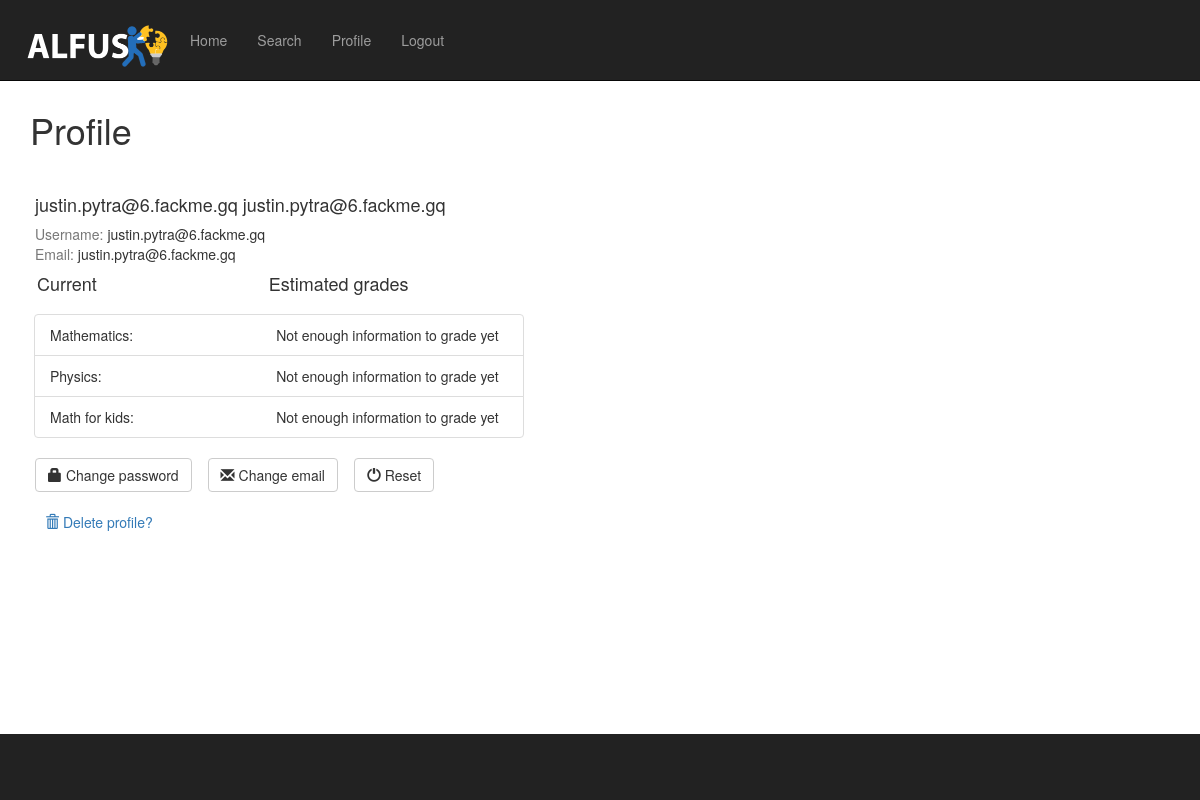
/questions/profile/ (signed in), run on the app's committed database.
### questions/models.py (models this page shows)
class Subject(models.Model):
    name = models.CharField(max_length=200)
    def __str__(self):
        return self.name

### questions/views.py (the view)
@login_required(login_url="/login/")
def profile(request):
    temp = get_grade_subject(request)
    subject = []
    grades_letter = []
    for i in temp.keys():
        subject.append(i)
        grades_letter.append(temp[i])
    zipped = zip(subject, grades_letter)
    return render(request, 'questions/profile.html', {"skills": zipped})

### questions/views.py (called while the page is built)
def number_to_grade(number):
    if number == 0.5 or number == 0:
        return("Not enough information to grade yet")
    elif number >= 0.89:
        return("A")
    elif number >= 0.77:
        return("B")
    elif number >= 0.65:
        return("C")
    elif number >= 0.53:
        return("D")
    elif number >= 0.41:
        return("E")
    else:
        return("F")

def get_grade_subject(request):
    skillrating_chapters = hasChapter.objects.filter(user=request.user)
    subject_grade = {}
    for t in list(Subject.objects.all()):
        count = 0
        temp = 0
        for q in list(skillrating_chapters):
            if q.chapter.part_of == t:
                temp += q.skill_rating_chapter
                count += 1
        if count == 0:
            count = 1
        subject_grade[t] = number_to_grade(temp / count)
        print(subject_grade)
    return(subject_grade)

### questions/templates/questions/profile.html (shortened to what this page needs)
{% extends "questions/base.html" %}
{% block content %}
    <h1 style="top: 20px;position: relative">Profile</h1>
    <br>
    <div class="container">
        <div class="row">
            <div class="col-md-9">
                <div class="row">
                    <div class="row">
                        <h4 style="left: 20px;top: 25px;position: relative">{{ user.first_name }} {{ user.last_name }}</h4>
                        <div class="col-md-6">
                            <div class="row">
                                <div style="padding-left: 20px;padding-top: 25px">
                                    <span class="text-muted">Username:</span> {{ user.username }} <br>
                                    <span class="text-muted">Email:</span> {{ user.email }} <br>
                                </div>
                                <div>
                                    <div style="position: relative; left:19px">
                                        <div class="container">
                                            <h4 class="current">Current</h4>
                                            <h4 class="estimate">Estimated grades</h4>
                                        </div>
                                        <ul class="list-group"
                                            style=" width: 500px;table-layout: fixed; padding-top: 10px;padding-right: 10px">
                                            {% for chapter, grade in skills %}
                                                <li class="list-group-item">
                                                    <div class="row">
                                                        <div class="col-xs-5">
                                                            {{ chapter }}:
                                                        </div>
                                                        <div class="hideextra">
                                                            &emsp; {{ grade }}
                                                        </div>
                                                    </div>
                                                </li>
                                            {% endfor %}
                                        </ul>
                                    </div>
                                </div>
                                <div style="display:flex;justify-content: flex-start; padding-left: 20px; padding-bottom: 20px">
                                    <div style="margin-right: 16px">
                                        <a href="{% url 'questions:change_password' %}"
                                           class="btn btn-default pull-left"><i
                                                class="glyphicon glyphicon-lock"></i> Change password </a>
                                    </div>
                                    <a href="{% url 'questions:change_email' %}" class="btn btn-default pull-left"><i
                                            class="glyphicon glyphicon-envelope"></i> Change email </a>
                                    <div style="margin-left: 16px">
                                        <a href="{% url 'questions:reset' %}" class="btn btn-default pull-right"><i
                                                class="glyphicon glyphicon-off"></i> Reset </a>
                                    </div>
                                </div>
                            </div>
                        </div>
                    </div>
                </div>
            </div>
            <div class="col-md-12 text-left">
                <a href="{% url 'questions:delete_user' %}"><i class="glyphicon glyphicon-trash"></i> Delete profile?
                </a>
            </div>
        </div>
    </div>
{% endblock %}

### questions/static/questions/css/stylesheet.css (style rules this page uses)
html, body { height: 100%; margin: 0; padding: 0; }
.container { min-height: 91%; }

### questions/static/questions/css/logo-nav.css (style rules this page uses)
body { padding-top: 70px; }
@media (min-width:768px) { body { padding-top: 100px; } }

### questions/templates/questions/base.html (style rules this page uses)
body { padding-top: 70px; }

### questions/templates/questions/profile.html (style rules this page uses)
.hideextra { white-space: nowrap; overflow: hidden; text-overflow: ellipsis; padding-left: 20px }
.current { float: left; position: relative; left: -12px }
.estimate { float: left; position: relative; left: 160px }

### data on the page
Subject: name "Mathematics", grade "Not enough information to grade yet"
Subject: name "Physics", grade "Not enough information to grade yet"
Subject: name "Math for kids", grade "Not enough information to grade yet"

### other printed values
{{ user.first_name }} "justin.pytra@6.fackme.gq"
{{ user.last_name }} "justin.pytra@6.fackme.gq"
{{ user.username }} "justin.pytra@6.fackme.gq"
{{ user.email }} "justin.pytra@6.fackme.gq"
